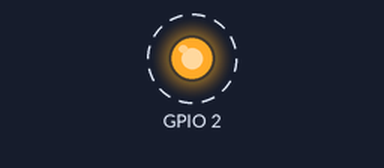
A sketch run on a simulated ESP32. On the bench: output pins drawn as LEDs (lit = HIGH). Dashed ring = blinking. What the sketch prints to the serial monitor is not drawn.

Above: at 0.2 s.
Timing chart, 0 to 3.0 s (numbered marks = the images above):
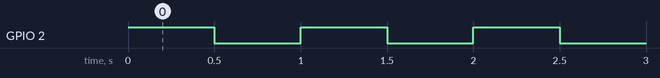

Measured:
- by itself, GPIO 2: alternates HIGH for 0.50 s and LOW for 0.50 s

The sketch:

esp32_rtos_multitask.ino
```cpp
#include <Arduino.h>

TaskHandle_t Task1;
TaskHandle_t Task2;

void task1(void *pvParameters){
  for(;;){
    digitalWrite(2, HIGH);
    vTaskDelay(500 / portTICK_PERIOD_MS);
    digitalWrite(2, LOW);
    vTaskDelay(500 / portTICK_PERIOD_MS);
  }
}

void task2(void *pvParameters){
  for(;;){
    Serial.println("Task 2 Running");
    vTaskDelay(1000 / portTICK_PERIOD_MS);
  }
}

void setup(){
  Serial.begin(115200);
  pinMode(2, OUTPUT);
  xTaskCreatePinnedToCore(task1, "Task 1", 1024, NULL, 1, &Task1, 0);
  xTaskCreatePinnedToCore(task2, "Task 2", 1024, NULL, 1, &Task2, 1);
}

void loop(){}
```
